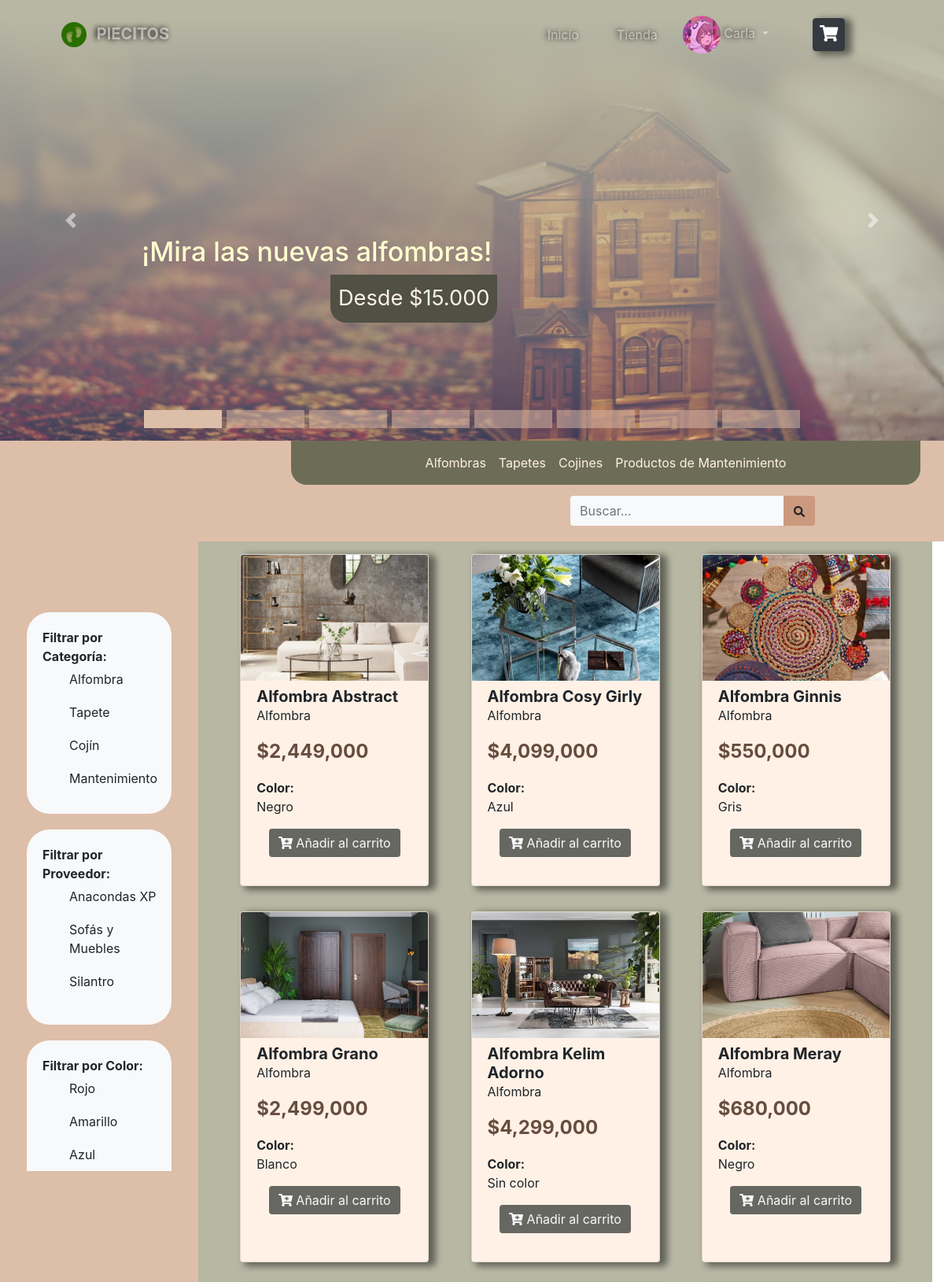
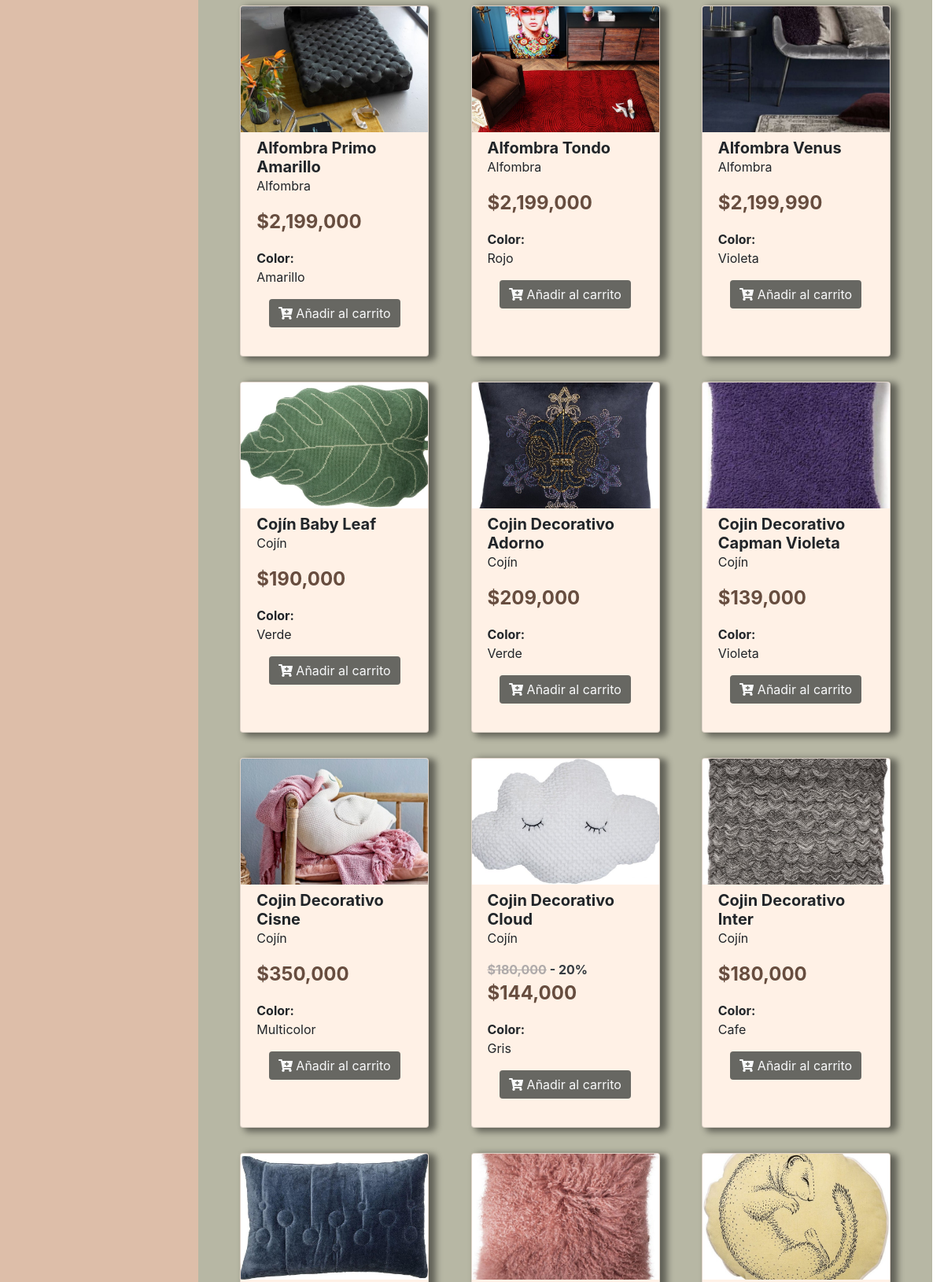
/index.php?modulo=Tienda&controlador=Tienda&funcion=catalogo (signed in, upper part), run on the app's committed database (2 pictures, top to bottom).
### tables this page shows
CREATE TABLE `categoria_pro` (
  `Cat_Id` int(11) NOT NULL,
  `Cat_Nombre` varchar(20) DEFAULT NULL
);

CREATE TABLE `proveedor` (
  `Prov_Id` int(11) NOT NULL,
  `prov_nombre` varchar(50) DEFAULT NULL,
  `prov_razon_social` varchar(50) DEFAULT NULL,
  `prov_direccion` varchar(50) DEFAULT NULL,
  `prov_correo` varchar(50) DEFAULT NULL,
  `Prov_Telefono` int(11) DEFAULT NULL,
  `prov_fecha_registro` varchar(30) DEFAULT NULL,
  `Usu_Id` int(11) DEFAULT NULL
);

CREATE TABLE `color` (
  `Col_Id` int(11) NOT NULL,
  `Col_Nombre` varchar(30) DEFAULT NULL
);

CREATE TABLE `producto` (
  `Pro_Id` int(11) NOT NULL,
  `pro_nombre` varchar(50) DEFAULT NULL,
  `Pro_Cantidad` int(11) DEFAULT NULL,
  `Pro_Precio` int(11) DEFAULT NULL,
  `Pro_Costo` int(11) DEFAULT NULL,
  `Pro_Descripcion` varchar(500) DEFAULT NULL,
  `Pro_Imagen` varchar(200) DEFAULT NULL,
  `Pro_Descuento` int(11) DEFAULT NULL,
  `Pro_Fecha_Registro` varchar(30) DEFAULT NULL,
  `Prov_Id` int(11) DEFAULT NULL,
  `Usu_Id` int(11) DEFAULT NULL,
  `Col_Id` int(11) DEFAULT NULL,
  `Cat_Id` int(11) DEFAULT NULL
);

### controller/Tienda/TiendaController.php (called while the page is built, shortened)
<?php
    class TiendaController {
        public function catalogo() {
            $obj = new TiendaModel();
            $sql = "SELECT Pro.Pro_Id,Pro.Pro_Nombre,Pro.Pro_Cantidad,Pro.Pro_Precio,Pro.Pro_Imagen,Pro.Pro_Descuento,Pro.Col_Id,Pro.Cat_Id,Col.Col_Id,Col.Col_Nombre,Cat.Cat_Id,Cat.Cat_Nombre FROM Producto Pro, Color Col, Categoria_Pro Cat WHERE Pro.Col_Id = Col.Col_Id AND Pro.Cat_Id = Cat.Cat_Id AND Pro.Pro_Cantidad > 0 ORDER BY Cat.Cat_Nombre, Pro.Pro_Nombre";
            $productos = $obj->consult($sql);
            $sql = "SELECT Cat_Id, Cat_Nombre FROM Categoria_Pro";
            $categorias = $obj->consult($sql);
            $sql = "SELECT Prov_Id, Prov_Nombre, Prov_Razon_Social FROM Proveedor";
            $proveedores = $obj->consult($sql);
            $sql = "SELECT Col_Id,Col_Nombre FROM Color";
            $colores = $obj->consult($sql);
            include_once '../view/Tienda/catalogo.php';
        }
    }
?>

### lib/conf/conf.php (called while the page is built)
<?php
    $server = "localhost";
    $user = "root";
    $dataBase = "piecitos";
    $password = "test2";
    $port = "3306";
?>

### lib/conf/connection.php (called while the page is built, shortened)
<?php
    class Connection{
        private $server;
        private $user;
        private $password;
        private $dataBase;
        private $link;
        private function setConnect() {
            require_once 'conf.php';
            $this->server = $server;
            $this->user = $user;
            $this->password = $password;
            $this->dataBase = $dataBase;
        }
        private function connect() {
            $this->link = mysqli_connect($this->server,$this->user,$this->password,$this->dataBase);
        }
        public function getConnect() {
            return $this->link;
        }
    }
?>

### model/MasterModel.php (called while the page is built, shortened)
<?php
    include_once '../lib/conf/connection.php';
    class MasterModel extends Connection {
        public function consult($sql) {
            $result = mysqli_query($this->getConnect(),$sql);
            return $result;
        }
    }
?>

### view/Tienda/catalogo.php (the view, shortened to what this page needs)
<div id="carousel_Categorias" class="carousel slide" data-ride="carousel">
    <ol class="carousel-indicators">
        <li data-target="#carousel_Categorias" style="background:#DDBEA9;width:30%" data-slide-to="0" class="active"></li>
        <li data-target="#carousel_Categorias" style="background:#DDBEA9;width:30%" data-slide-to="1"></li>
        <li data-target="#carousel_Categorias" style="background:#DDBEA9;width:30%" data-slide-to="2"></li>
        <li data-target="#carousel_Categorias" style="background:#DDBEA9;width:30%" data-slide-to="3"></li>
        <li data-target="#carousel_Categorias" style="background:#DDBEA9;width:30%" data-slide-to="4"></li>
        <li data-target="#carousel_Categorias" style="background:#DDBEA9;width:30%" data-slide-to="5"></li>
        <li data-target="#carousel_Categorias" style="background:#DDBEA9;width:30%" data-slide-to="6"></li>
        <li data-target="#carousel_Categorias" style="background:#DDBEA9;width:30%" data-slide-to="7"></li>
    </ol>
    <div class="carousel-inner">
        <div class="carousel-item active">
            <div class="w-100 d-block size-productos" style="background: url(images/Productos/imagenes/1_alfombra1.jpg) center/cover;height:70vh !important;">
                <div class="w-100 h-100 carousel-Categorias">
                    <div class="carousel-caption d-none d-md-block">
                        <h5>¡Mira las nuevas alfombras!</h5>
                        <p>Desde $15.000</p>
                    </div>
                </div>
            </div>
        </div>
    </div>
    <a class="carousel-control-prev" href="#carousel_Categorias" role="button" data-slide="prev">
        <span class="carousel-control-prev-icon" aria-hidden="true"></span>
    </a>
    <a class="carousel-control-next" href="#carousel_Categorias" role="button" data-slide="next">
        <span class="carousel-control-next-icon" aria-hidden="true"></span>
    </a>
</div>
<div class="col-md-8 mx-auto px-2 sticky-top" style="margin-left: 370px !important;border-radius:0px 0px 20px 20px;background: #6d6d57 !important;top: 61px;">
    <nav class="navbar navbar-expand-lg row">
        <ul class="navbar-nav text-light mx-auto" id="cont_porCategoria" data-url="<?php echo getUrl("Tienda","Tienda","porCategoria",false,"ajax") ?>" data-url-barra="<?php echo getUrl("Tienda","Tienda","porCategoriaBarra",false,"ajax") ?>">
            <li id="1" class="nav-item nav-link navbar-horizontal-tienda porCategoria">Alfombras</li>
            <li id="2" class="nav-item nav-link navbar-horizontal-tienda porCategoria">Tapetes</li>
            <li id="3" class="nav-item nav-link navbar-horizontal-tienda porCategoria">Cojines</li>
            <li id="4" class="nav-item nav-link navbar-horizontal-tienda porCategoria">Productos de Mantenimiento</li>
        </ul>
    </nav>
</div>
<div class="row" style="background:#DDBEA9;padding: 70px 20px 20px; position: relative; top: -56px; margin: 0;">
    <form class="d-sm-inline-block form-inline ml-auto navbar-search" style="margin-right: 9rem;">
        <div class="input-group">
            <input type="text" class="form-control bg-light border-0 small" name="buscar" id="filtroTienda" data-url="<?php echo getUrl("Tienda","Tienda","filtroCatalogo", false, "ajax");?>" placeholder="Buscar..." aria-label="Search" aria-describedby="basic-addon2">
            <div class="input-group-append">
                <div class="btn" style="background:#CB997E; cursor:auto;">
                    <i class="fas fa-search fa-sm"></i>
                </div>
            </div>
        </div>
    </form>
</div>
<div class="row col-md-12 m-0 p-0" style="margin-top:-56px !important">
        <div class="d-inline-block " style="width:21vw; background:#DDBEA9">
            <div class="sticky-top" style="height:100vh; overflow-y: scroll; padding-top:90px;">
                <div class="bg-light  " style="border-radius: 29px; padding: 20px; margin: 0px 34px 20px;" id="Cat" data-filtro="">
                    <span class="font-weight-bold">Filtrar por Categoría:</span>
                    <div class="ml-3">
                        <?php
                            while ($cat = mysqli_fetch_assoc($categorias)) {
                        ?>
                            <div class="input-group-prepend">
                                <div class="px-2">
                                    <label id="<?php echo 'Cat'.$cat['Cat_Id']; ?>" class="valorCat porFiltro"><?php echo $cat['Cat_Nombre']; ?></label>
                                </div>
                            </div>
                        <?php
                            }
                        ?>
                    </div>
                </div>
                <div class="bg-light " style="border-radius: 29px; padding: 20px; margin: 0px 34px 20px;"  id="Prv" data-filtro="">
                    <span class="font-weight-bold">Filtrar por Proveedor:</span>
                    <div class="ml-3" id="scroll">
                        <?php
                            while ($prov = mysqli_fetch_assoc($proveedores)) {
                        ?>
                            <div class="input-group-prepend">
                                <div class="px-2">
                                    <label id="<?php echo 'Prv'.$prov['Prov_Id']; ?>" class="valorPrv porFiltro"><?php echo $prov['Prov_Nombre']; ?></label>
                                </div>
                            </div>
                        <?php
                            }
                        ?>
                    </div>
                </div>
                <div class="bg-light" style="border-radius: 29px; padding: 20px; margin: 0px 34px 20px;"  id="Col" data-filtro="">
                        <span class="font-weight-bold">Filtrar por Color:</span>
                    <div class="ml-3" id="scroll">
                        <?php
                            while ($col = mysqli_fetch_assoc($colores)) {
                        ?>
                            <div class="input-group-prepend">
                                <div class="px-2">
                                    <label id="<?php echo 'Col'.$col['Col_Id']; ?>" class="valorCol porFiltro"><?php echo $col['Col_Nombre']; ?></label>
                                </div>
                            </div>
                        <?php
                            }
                        ?>
                    </div>
                </div>
            </div>
   </div>
    <div class="d-inline-block" style="background:#b7b7a4; width: 78.655% !important; max-width: 77.75vw !important; min-width: 50vw !important;">
        <div class="d-flex flex-wrap" style="justify-content: space-evenly;" id="catalogoProductos">
            <?php
            if (mysqli_fetch_row($productos) > 0) {
                foreach ($productos as $pro) {
            ?>
                <div class="card box-shadow my-3" style="width: 20%;background:#FFF1E6;min-width: 240px;">
                    <div class="position-relative">
                        <img class="card-img-top size-productos" style="height: 10rem; object-position: center;" src="<?php echo $pro['Pro_Imagen']; ?>" alt="Imagen de <?php echo $pro['Pro_Nombre']; ?>">
                    </div>
                    <div class="card-body pt-2">
                        <h5 class="card-title text-left font-weight-bold mb-0">
                            <?php
                                if (strlen($pro['Pro_Nombre']) < 40) {
                                    echo $pro['Pro_Nombre'];
                                } else {
                                    echo substr($pro['Pro_Nombre'],0,35)."...";
                                }
                            ?>
                        </h5>
                        <p>
                            <?php echo $pro['Cat_Nombre']; ?>
                        </p>
                        <?php  if ($pro['Pro_Descuento'] != 0) {  ?>
                            <p  class='text-dark font-weight-bold' style="margin-bottom: 0;">
                                <?php
                                    echo "<span style='color: #afaaaa; text-decoration: line-through;'>$".number_format($pro['Pro_Precio'])."</span> - ".$pro['Pro_Descuento']."%";
                                ?>
                            </p>
                        <?php } ?>
                        <p style="color:#674d3f;font-weight:bold;font-size:1.5rem">
                            <?php
                                if ($pro['Pro_Descuento'] != 0) {
                                    echo "$".number_format($pro['Pro_Precio'] - (($pro['Pro_Precio'] * $pro['Pro_Descuento']) / 100));
                                } else {
                                    echo "$".number_format($pro['Pro_Precio']);
                                }
                            ?>
                        </p>
                        <span class="font-weight-bold w-60">Color:</span> <p class="w-100"><?php echo $pro['Col_Nombre'] ?></p>
                        <div class="row col-md-12 m-0">
                            <button class="btn mb-3 mx-auto text-light detallesCarrito" data-url="<?php echo getUrl("Carrito", "Carrito","verDetalles",false, "ajax"); ?>" id="<?php echo $pro['Pro_Id']; ?>" style="background: #676762; border: 0;">
                                <i class="fas fa-cart-plus text-light"></i>
                                Añadir al carrito
                            </button>
                        </div>
                    </div>
                </div>
            <?php
                }
            } else {
                echo "<span class='pb-5'>No hay productos que mostrar.</span>";
            }
            ?>
        </div>
    </div>
</div>

### web/css/style-personal.css (style rules this page uses)
.box-shadow { box-shadow: 7px 3px 9px 2px rgba(0, 0, 0, 0.47); -webkit-box-shadow: 7px 3px 9px 2px rgba(0, 0, 0, 0.47); -moz-box-shadow: 7px 3px 9px 2px rgba(0, 0, 0, 0.47); }
.size-productos { object-fit: cover; object-position: center bottom; width: 100%; height: 250px; }
.carousel-Categorias { background: linear-gradient(0deg, #B7B7A442 0%, #B7B7A4 96%); }
.carousel-Categorias div { text-align: left; position: absolute; top: 50%; }
.carousel-Categorias h5 { font-size: 34px!important; color: #ffffcf; }
.carousel-Categorias p { margin-left: 15rem; font-size: 1.7rem !important; color: #FFF1E6; background: #505044; border-radius: 0px 0px 20px 20px; display: inline-block; padding: 10px; }
.navbar-horizontal-tienda { color: #FFF1E6 !important; cursor: pointer; }
.porFiltro { cursor: pointer; padding: 5px 10px; }
#scroll { max-height: 160px; width: 160px; overflow-y: auto; overflow-x: hidden; }

### data on the page
categoria_pro: Cat_Nombre "Alfombra"
categoria_pro: Cat_Nombre "Tapete"
categoria_pro: Cat_Nombre "Cojín"
categoria_pro: Cat_Nombre "Mantenimiento"
proveedor: prov_nombre "Anacondas XP"
proveedor: prov_nombre "Sofás y Muebles"
proveedor: prov_nombre "Silantro"
color: Col_Nombre "Rojo"
color: Col_Nombre "Amarillo"
color: Col_Nombre "Azul"
producto: Pro_Imagen+pro_nombre (picture), pro_nombre "Alfombra Abstract", Cat_Id.Cat_Nombre "Alfombra", Pro_Precio "2,449,000", Col_Id.Col_Nombre "Negro"
producto: Pro_Imagen+pro_nombre (picture), pro_nombre "Alfombra Cosy Girly", Cat_Id.Cat_Nombre "Alfombra", Pro_Precio "4,099,000", Col_Id.Col_Nombre "Azul"
producto: Pro_Imagen+pro_nombre (picture), pro_nombre "Alfombra Ginnis", Cat_Id.Cat_Nombre "Alfombra", Pro_Precio "550,000", Col_Id.Col_Nombre "Gris"
producto: Pro_Imagen+pro_nombre (picture), pro_nombre "Alfombra Grano", Cat_Id.Cat_Nombre "Alfombra", Pro_Precio "2,499,000", Col_Id.Col_Nombre "Blanco"
producto: Pro_Imagen+pro_nombre (picture), pro_nombre "Alfombra Kelim Adorno", Cat_Id.Cat_Nombre "Alfombra", Pro_Precio "4,299,000", Col_Id.Col_Nombre "Sin color"
producto: Pro_Imagen+pro_nombre (picture), pro_nombre "Alfombra Meray", Cat_Id.Cat_Nombre "Alfombra", Pro_Precio "680,000", Col_Id.Col_Nombre "Negro"
producto: Pro_Imagen+pro_nombre (picture), pro_nombre "Alfombra Primo Amarillo", Cat_Id.Cat_Nombre "Alfombra", Pro_Precio "2,199,000", Col_Id.Col_Nombre "Amarillo"
producto: Pro_Imagen+pro_nombre (picture), pro_nombre "Alfombra Tondo", Cat_Id.Cat_Nombre "Alfombra", Pro_Precio "2,199,000", Col_Id.Col_Nombre "Rojo"
producto: Pro_Imagen+pro_nombre (picture), pro_nombre "Alfombra Venus", Cat_Id.Cat_Nombre "Alfombra", Pro_Precio "2,199,990", Col_Id.Col_Nombre "Violeta"
producto: Pro_Imagen+pro_nombre (picture), pro_nombre "Cojín Baby Leaf", Cat_Id.Cat_Nombre "Cojín", Pro_Precio "190,000", Col_Id.Col_Nombre "Verde"
producto: Pro_Imagen+pro_nombre (picture), pro_nombre "Cojin Decorativo Adorno", Cat_Id.Cat_Nombre "Cojín", Pro_Precio "209,000", Col_Id.Col_Nombre "Verde"
producto: Pro_Imagen+pro_nombre (picture), pro_nombre "Cojin Decorativo Capman Violeta", Cat_Id.Cat_Nombre "Cojín", Pro_Precio "139,000", Col_Id.Col_Nombre "Violeta"
producto: Pro_Imagen+pro_nombre (picture), pro_nombre "Cojin Decorativo Cisne", Cat_Id.Cat_Nombre "Cojín", Pro_Precio "350,000", Col_Id.Col_Nombre "Multicolor"
producto: Pro_Imagen+pro_nombre (picture), pro_nombre "Cojin Decorativo Cloud", Cat_Id.Cat_Nombre "Cojín", Pro_Precio "180,000", Pro_Descuento "20", $pro['Pro_Precio'] - (($pro['Pro_Precio'] * $pro['Pro_Descuento']) / 100) "144,000", Col_Id.Col_Nombre "Gris"
producto: Pro_Imagen+pro_nombre (picture), pro_nombre "Cojin Decorativo Inter", Cat_Id.Cat_Nombre "Cojín", Pro_Precio "180,000", Col_Id.Col_Nombre "Cafe"
producto: Pro_Imagen+pro_nombre (picture)
producto: Pro_Imagen+pro_nombre (picture)
producto: Pro_Imagen+pro_nombre (picture)

### other printed values
$_SESSION['nombre'] "Carla"
